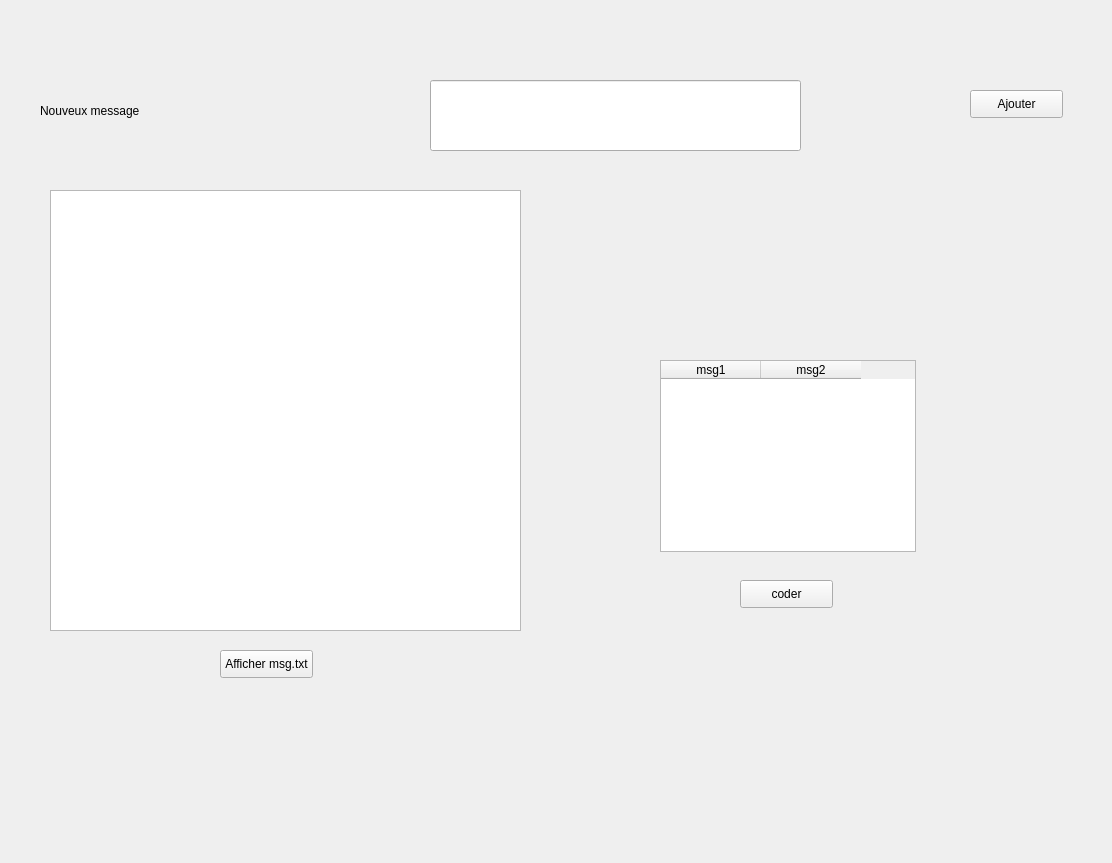
<?xml version="1.0" encoding="UTF-8"?>
<ui version="4.0">
 <class>Form</class>
 <widget class="QWidget" name="Form">
  <property name="geometry">
   <rect>
    <x>0</x>
    <y>0</y>
    <width>1112</width>
    <height>863</height>
   </rect>
  </property>
  <property name="windowTitle">
   <string>Form</string>
  </property>
  <widget class="QLabel" name="label">
   <property name="geometry">
    <rect>
     <x>40</x>
     <y>70</y>
     <width>231</width>
     <height>81</height>
    </rect>
   </property>
   <property name="styleSheet">
    <string notr="true">font: 75 11pt &quot;MS Shell Dlg 2&quot;;</string>
   </property>
   <property name="text">
    <string>Nouveux message</string>
   </property>
  </widget>
  <widget class="QLineEdit" name="L1">
   <property name="geometry">
    <rect>
     <x>430</x>
     <y>80</y>
     <width>371</width>
     <height>71</height>
    </rect>
   </property>
  </widget>
  <widget class="QPushButton" name="b2">
   <property name="geometry">
    <rect>
     <x>220</x>
     <y>650</y>
     <width>93</width>
     <height>28</height>
    </rect>
   </property>
   <property name="text">
    <string>Afficher msg.txt</string>
   </property>
  </widget>
  <widget class="QListWidget" name="Li1">
   <property name="geometry">
    <rect>
     <x>50</x>
     <y>190</y>
     <width>471</width>
     <height>441</height>
    </rect>
   </property>
  </widget>
  <widget class="QPushButton" name="B1">
   <property name="geometry">
    <rect>
     <x>970</x>
     <y>90</y>
     <width>93</width>
     <height>28</height>
    </rect>
   </property>
   <property name="text">
    <string>Ajouter</string>
   </property>
  </widget>
  <widget class="QTableWidget" name="T">
   <property name="geometry">
    <rect>
     <x>660</x>
     <y>360</y>
     <width>256</width>
     <height>192</height>
    </rect>
   </property>
   <column>
    <property name="text">
     <string>msg1</string>
    </property>
   </column>
   <column>
    <property name="text">
     <string>msg2</string>
    </property>
   </column>
  </widget>
  <widget class="QPushButton" name="B3">
   <property name="geometry">
    <rect>
     <x>740</x>
     <y>580</y>
     <width>93</width>
     <height>28</height>
    </rect>
   </property>
   <property name="text">
    <string>coder</string>
   </property>
  </widget>
 </widget>
 <resources/>
 <connections/>
</ui>
